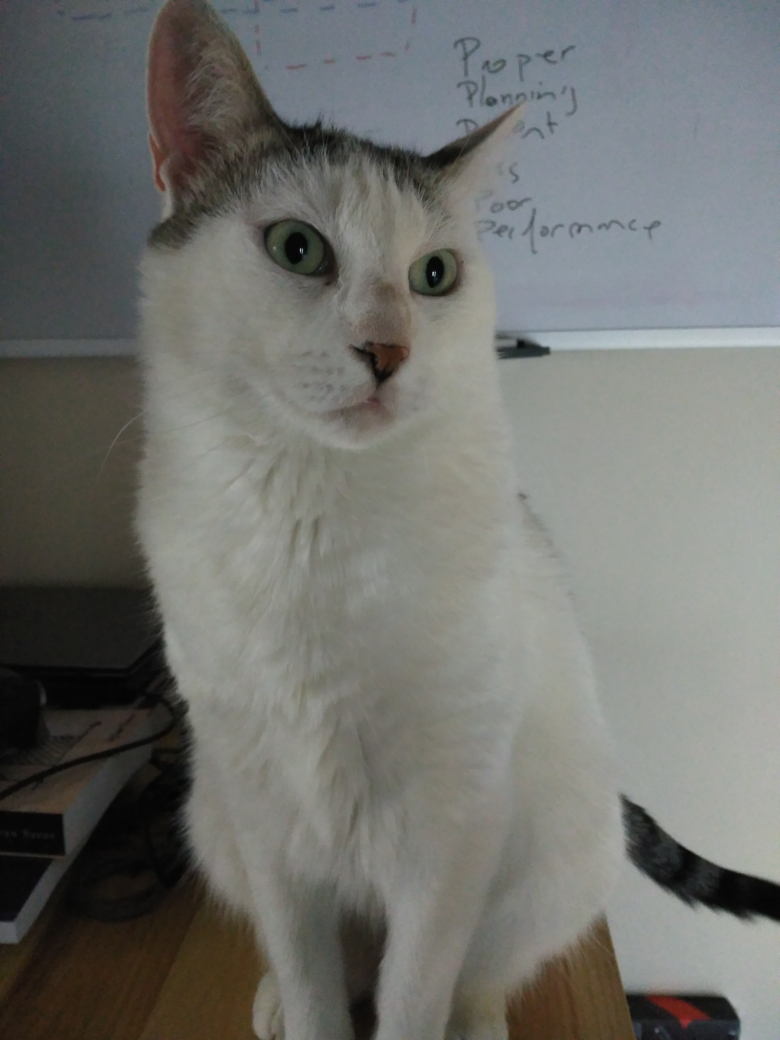
#> input picture input/c1.jpg, 3120 x 4160 px (shown at 1/4 size); its folder holds 2 pictures in this run
$ python img_resize.py
#> lines starting #> are read from the running program, lines starting #| are printed output that depends on the picture
#> in resizer, image is the input picture: shape (4160, 3120, 3); mean B, G, R 109, 112.9, 111.9
import pathlib
import os
import cv2
import multiprocessing
import time

input_path = pathlib.Path.cwd().joinpath('input')
output_path = pathlib.Path.cwd().joinpath('output')
IMAGE_SIZE = 240

# https://stackoverflow.com/a/44659589
def image_resize(image, width=None, height=None, inter=cv2.INTER_AREA):
#> called with width = 240, inter = 3
    dim = None
    (h, w) = image.shape[:2]
#> h = 4160; w = 3120

    if width is None and height is None:
        return image

    if width is not None and height is not None:
        dim = (width, height)
    elif width is None:
        ratio = height / float(h)
        dim = (int(w * ratio), height)
    else:
        ratio = width / float(w)
#> ratio = 0.0769
        dim = (width, int(h * ratio))
#> dim = (240, 320)

    resized = cv2.resize(image, dim, interpolation = inter)
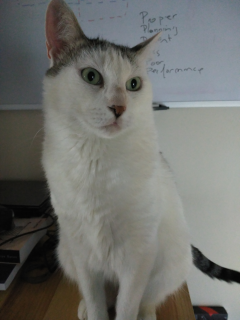
#> resized: shape (320, 240, 3); mean B, G, R 109, 112.9, 111.9

    #RGB_resized = cv2.cvtColor(resized, cv2.COLOR_BGR2RGB)

    return resized


def resizer(filename):
    img_input_path = pathlib.Path.cwd().joinpath(input_path, filename)
    image = cv2.imread(str(img_input_path), cv2.IMREAD_UNCHANGED)

    result = []
    if image.shape[0] > image.shape[1]:
       result = image_resize(image, width=IMAGE_SIZE) # Vertical image
    else:
       result = image_resize(image, height=IMAGE_SIZE) # Horizontal image

    #result = image_resize(image, width=28, height=28)

    img_output_path = pathlib.Path.cwd().joinpath(output_path, filename)
    cv2.imwrite(str(img_output_path), result)

    print(f"{filename}: {image.shape} --> {result.shape}")
#| c1.jpg: (4160, 3120, 3) --> (320, 240, 3)

if __name__ == '__main__':
    t1 =time.time()

    filenames = os.listdir(str(input_path))

    p = multiprocessing.Pool(os.cpu_count() - 1)
    p.map(resizer, filenames)
#> call 2 of resizer, with filename = 'c2.jpg'
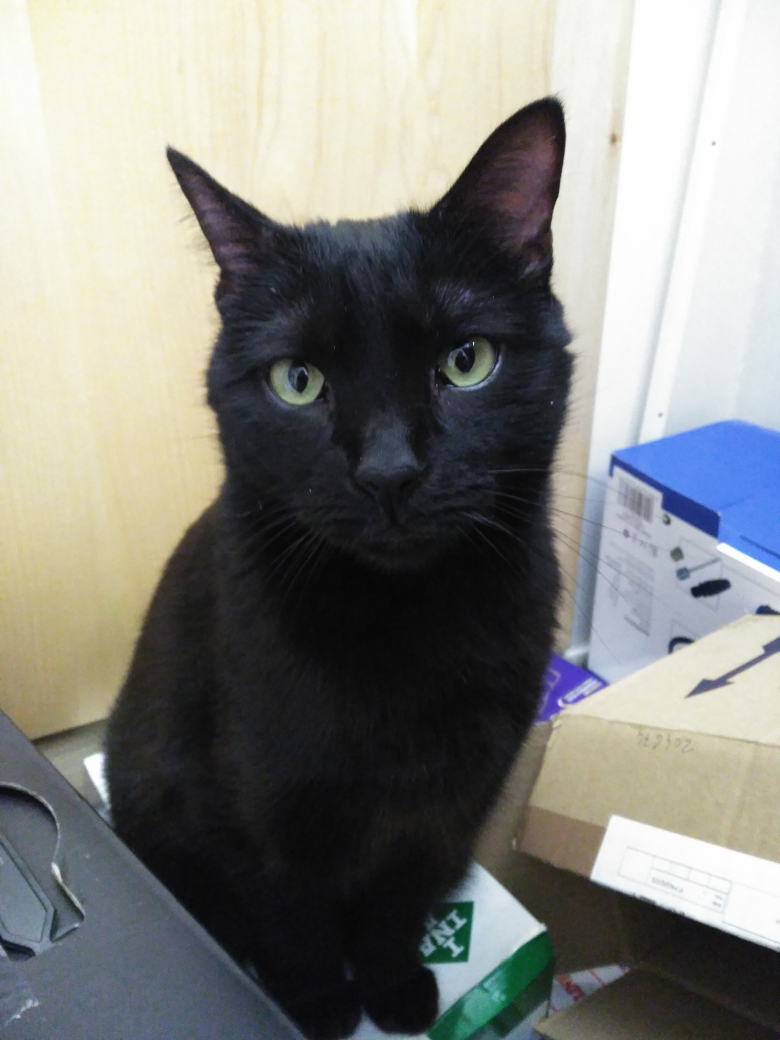
#> input picture input/c2.jpg, 3120 x 4160 px (shown at 1/4 size)
#> in resizer, image is the input picture: shape (4160, 3120, 3); mean B, G, R 127.6, 131.9, 131
#> call 2 of image_resize, with width = 240, inter = 3
#> in image_resize (call 2), `resized = cv2.resize(image, dim, interpolation = inter)`:
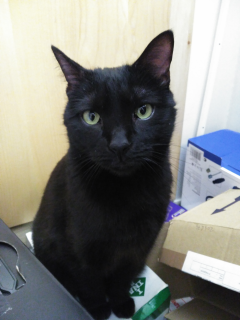
#> resized: shape (320, 240, 3); mean B, G, R 127.6, 131.9, 131
#| c2.jpg: (4160, 3120, 3) --> (320, 240, 3)
    p.close()

    print(time.time() - t1)
